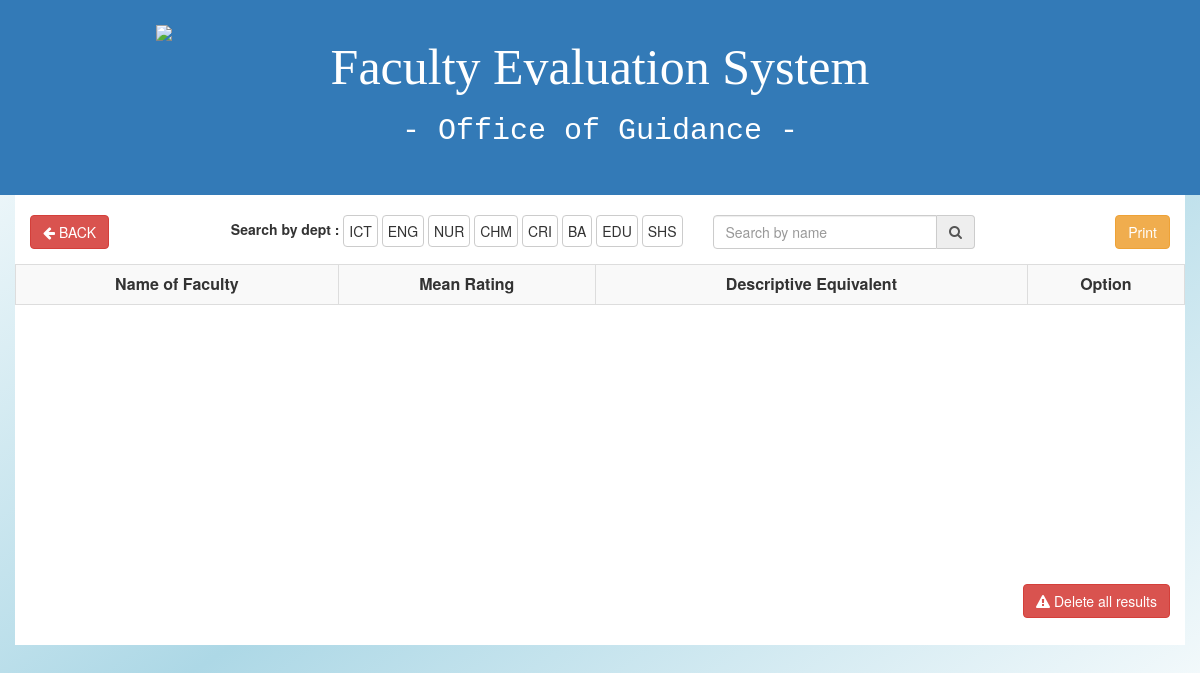
The app's page /views.php, older data.
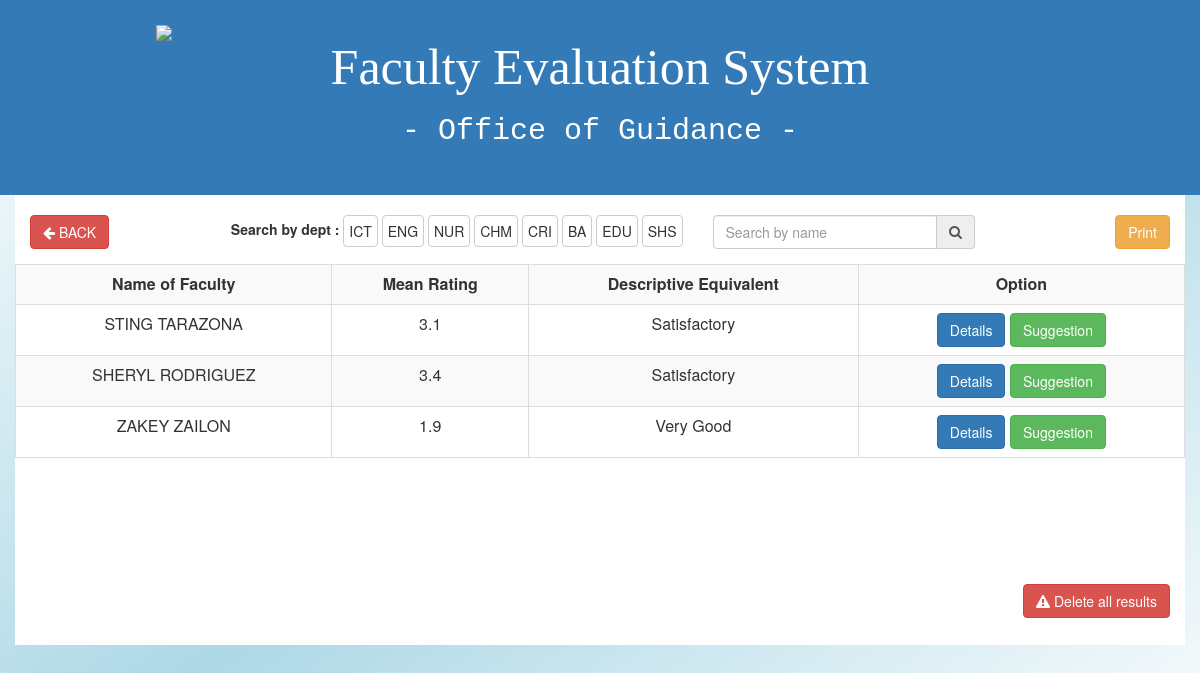
The same page, newer data.
### tables this page shows
CREATE TABLE `overall` (
  `id` int(11) NOT NULL,
  `teacher_id` int(100) NOT NULL,
  `score` int(11) NOT NULL,
  `students` int(11) NOT NULL,
  `grade` varchar(3) NOT NULL,
  `description` varchar(50) NOT NULL
);

CREATE TABLE `teachers` (
  `id` int(11) NOT NULL,
  `emp_id` varchar(11) NOT NULL,
  `pass` varchar(50) NOT NULL,
  `name` varchar(100) NOT NULL,
  `department` varchar(100) NOT NULL
);

### functions/function.php (called while the page is built, shortened)
<?php
 function connect(){
 	$db = new PDO("mysql:host=localhost;dbname=scheduling_system","root","creativity31");
 	return $db;
 }
function getoverall(){
  $dbs = connect();
  $query = $dbs->prepare("SELECT * from overall INNER JOIN teachers ON overall.teacher_id = teachers.id");
  $query->execute();
  return $results = $query->fetchAll(PDO::FETCH_OBJ);
}
?>

### views.php (the view, shortened to what this page needs)
<?php
include 'functions/function.php';
$results = getoverall();
 ?>
<html>
<head>
<link href="style/bootstrap.min.css" rel="stylesheet">
<link rel="stylesheet" href="style/css/font-awesome.min.css" type="text/css">
<link href="style/master.css" rel="stylesheet">
</head>
<body style="background:linear-gradient(to bottom right,white,lightblue,white); height:100%">
  <header>
    <div class="container-fluid bg-primary">
      <div class="row">
        <div class="container" style="padding: 20px 0px;">
          <div class="col-md-3">
            <div class="box">
                <img class="img-responsive" src="./images/logo.png"
                style="margin-left:70px; margin-top:5px">
            </div>
          </div>
          <div class="col-md-6 text-center">
              <h1 class="font"> Faculty Evaluation System </h1>
              <h1 class="font2"> - Office of Guidance - </h1>
          </div>
          <div class="col-md-3"></div>
        </div>
      </div>
    </div>
  </header>
<div class="container bg-white">
  <div class="row">
    <div class="col-md-1">
      <a href="adminrecord.php"><button class="btn btn-danger" type="button" name="button">
        <i class="fa fa-arrow-left"></i> BACK</button>
    </a>
    </div>
    <div class="col-md-6">
      <div class="form-inline pull-right">
        <label for="">Search by dept : </label>
        <a href="views.php?dept=ict" class="btn btn-default" style="padding:5px;">ICT</a>
        <a href="views.php?dept=eng" class="btn btn-default" style="padding:5px;">ENG</a>
        <a href="views.php?dept=nur" class="btn btn-default" style="padding:5px;">NUR</a>
        <a href="views.php?dept=chm" class="btn btn-default" style="padding:5px;">CHM</a>
        <a href="views.php?dept=cri" class="btn btn-default" style="padding:5px;">CRI</a>
        <a href="views.php?dept=ba" class="btn btn-default" style="padding:5px;">BA</a>
        <a href="views.php?dept=edu" class="btn btn-default" style="padding:5px;">EDU</a>
        <a href="views.php?dept=shs" class="btn btn-default" style="padding:5px;">SHS</a>
      </div>
    </div>
    <div class="col-md-3">
      <div class="form-group">
        <form class="input-group" action="" method="post">
          <input class="form-control" type="text" name="searchname" placeholder="Search by name">
          <span class="input-group-addon"> <i class="fa fa-search"></i>
          </span>
        </form>
      </div>
    </div>
    <div class="col-md-2">
      <div class="pull-right">
        <a href="" class="btn btn-warning" onclick="PrintTable();"
        title="print this table">Print</a>
      </div>
    </div>
  </div>
  <div class="row" style="height: 300px; overflow: auto;">
    <table class="table table-responsive table-striped table-bordered text" align="center"
     style="border-collapse: collapse;">
    	<tr>
    		<th>Name of Faculty</th>
    		<th>Mean Rating</th>
    		<th>Descriptive Equivalent</th>
    		<th>Option</th>
    	</tr>
    	<?php foreach($results as $g): ?>
        <tr>
          <td><?php echo $g->name ?></td>
          <td><?php echo $g->grade ?></td>
          <td><?php echo $g->description ?></td>
          <td><button data-id="<?php echo $g->teacher_id;?>" type="button" class="btn btn-primary details"
           data-toggle="modal">Details</button>
           <button data-id="<?php echo $g->teacher_id;?>" type="button" class="btn btn-success suggestion"
           data-toggle="modal">Suggestion</button>
         </td>
        </tr>
      <?php endforeach; ?>
    </table>
  </div>
  <div class="row">
    <div class="col-md-12">
      <div class="pull-right" style="padding-top: 20px;">
          <a class="btn btn-danger inline" href="functions/delete.php?deleteall=1"
          onclick="return confirm('Every Results will be deleted including users! Are you sure?')">
          <i class="fa fa-warning"></i> Delete all results</a>
      </div>
    </div>
    <div class="col-md-1">
    </div>
  </div>
</div>
</body>
</html>

### style/master.css (style rules this page uses)
.box { position: relative; margin: 0 auto; height: 150px; width: 150px; }
.font { font-family: impact; font-size: 50px; }
.font2 { font-family: monospace; font-size: 30px; }
.bg-white { padding-top: 20px; height: 450px; background-color: white; }
.table tr th { text-align: center; }

### views.php (style rules this page uses)
.text tr th { text-align: center; }
.text tr td { text-align: center; }

Row changes from the older to the newer data that the page shows:
added overall: teacher.name "STING TARAZONA", grade "3.1", description "Satisfactory"
added overall: teacher.name "SHERYL RODRIGUEZ", grade "3.4", description "Satisfactory"
added overall: teacher.name "ZAKEY ZAILON", grade "1.9", description "Very Good"
